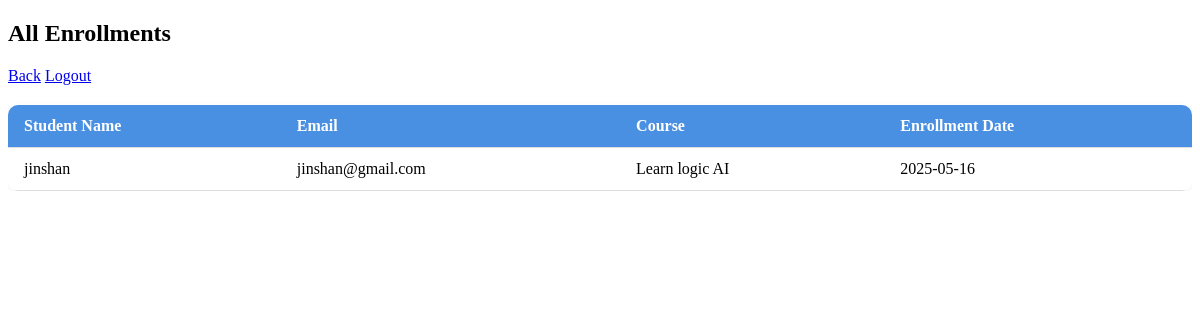
Before: /view-enrollments (signed in) with the older database file.
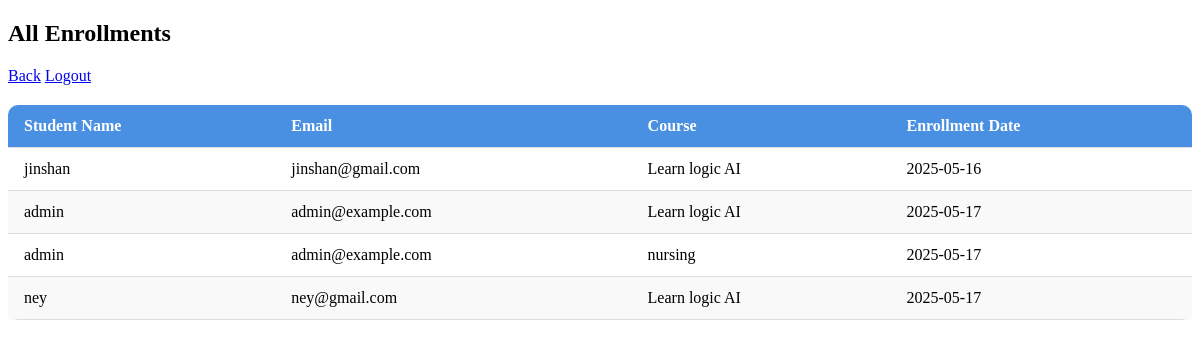
After: the same page with the newer database file.
### tables this page shows
CREATE TABLE enrollments (
                        id INTEGER PRIMARY KEY,
                        student_id INTEGER,
                        course_id INTEGER,
                        date TEXT,
                        UNIQUE(student_id, course_id),
                        FOREIGN KEY (student_id) REFERENCES students(id),
                        FOREIGN KEY (course_id) REFERENCES courses(id));

CREATE TABLE students (
                        id INTEGER PRIMARY KEY,
                        name TEXT,
                        email TEXT UNIQUE,
                        password TEXT,
                        age INTEGER);

CREATE TABLE courses (
                        id INTEGER PRIMARY KEY,
                        name TEXT,
                        description TEXT,
                        duration TEXT,
                        fee INTEGER,
                        category_id INTEGER,
                        FOREIGN KEY (category_id) REFERENCES categories(id));

### app.py (the view)
@app.route('/view-enrollments')
def view_enrollments():
    if not session.get('admin'):
        return redirect(url_for('admin_login'))
    with get_db() as conn:
        enrollments = conn.execute('''SELECT students.name as student_name, students.email, courses.name as course_name, enrollments.date
                                      FROM enrollments
                                      JOIN students ON enrollments.student_id = students.id
                                      JOIN courses ON enrollments.course_id = courses.id''').fetchall()
    return render_template('view_enrollments.html', enrollments=enrollments)

### app.py (called while the page is built)
def get_db():
    conn = sqlite3.connect(DATABASE)
    conn.row_factory = sqlite3.Row
    return conn

### templates/view_enrollments.html (shortened to what this page needs)
<!DOCTYPE html>
<html lang="en">
<head>
  <link rel="stylesheet" href="{{ url_for('static', filename='style6.css') }}">
</head>
<body class="dashboard-page">
  <div class="dashboard-container">
    <header>
      <h2>All Enrollments</h2>
      <nav>
        <a href="/admin-dashboard">Back</a>
        <a href="/logout">Logout</a>
      </nav>
    </header>
    <div class="table-wrapper">
      <table class="styled-table">
        <thead>
          <tr>
            <th>Student Name</th>
            <th>Email</th>
            <th>Course</th>
            <th>Enrollment Date</th>
          </tr>
        </thead>
        <tbody>
          {% for e in enrollments %}
          <tr>
            <td>{{ e['student_name'] }}</td>
            <td>{{ e['email'] }}</td>
            <td>{{ e['course_name'] }}</td>
            <td>{{ e['date'] }}</td>
          </tr>
          {% endfor %}
        </tbody>
      </table>
    </div>
  </div>
</body>
</html>

### static/style6.css (style rules this page uses)
.table-wrapper { overflow-x: auto; }
.styled-table { width: 100%; border-collapse: collapse; margin-top: 20px; font-size: 16px; min-width: 600px; background-color: #fff; border-radius: 10px; box-shadow: 0 2px 8px rgba(0,0,0,0.05); overflow: hidden; }
.styled-table thead { background-color: #4a90e2; color: #ffffff; }
.styled-table th, .styled-table td { padding: 12px 16px; text-align: left; }
.styled-table tr { border-bottom: 1px solid #dddddd; }
.styled-table tr:nth-child(even) { background-color: #f9f9f9; }

Changed rows visible on the page:
added enrollments: student_name "admin", email "admin@example.com", course_name "Learn logic AI", date "2025-05-17"
added enrollments: student_name "admin", email "admin@example.com", course_name "nursing", date "2025-05-17"
added enrollments: student_name "ney", email "ney@gmail.com", course_name "Learn logic AI", date "2025-05-17"
